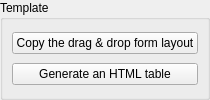
                          <widget class="QWidget" name="widget_qgis_maptip" native="true">
                           <layout class="QVBoxLayout" name="verticalLayout_51">
                            <property name="leftMargin">
                             <number>0</number>
                            </property>
                            <property name="topMargin">
                             <number>0</number>
                            </property>
                            <property name="rightMargin">
                             <number>0</number>
                            </property>
                            <property name="bottomMargin">
                             <number>0</number>
                            </property>
                            <item>
                             <widget class="QGroupBox" name="groupBox_10">
                              <property name="title">
                               <string>Template</string>
                              </property>
                              <layout class="QVBoxLayout" name="verticalLayout_50">
                               <item>
                                <widget class="QPushButton" name="btQgisPopupFromForm">
                                 <property name="text">
                                  <string>Copy the drag &amp;&amp; drop form layout</string>
                                 </property>
                                </widget>
                               </item>
                               <item>
                                <widget class="QPushButton" name="button_generate_html_table">
                                 <property name="text">
                                  <string>Generate an HTML table</string>
                                 </property>
                                </widget>
                               </item>
                              </layout>
                             </widget>
                            </item>
                           </layout>
                          </widget>
